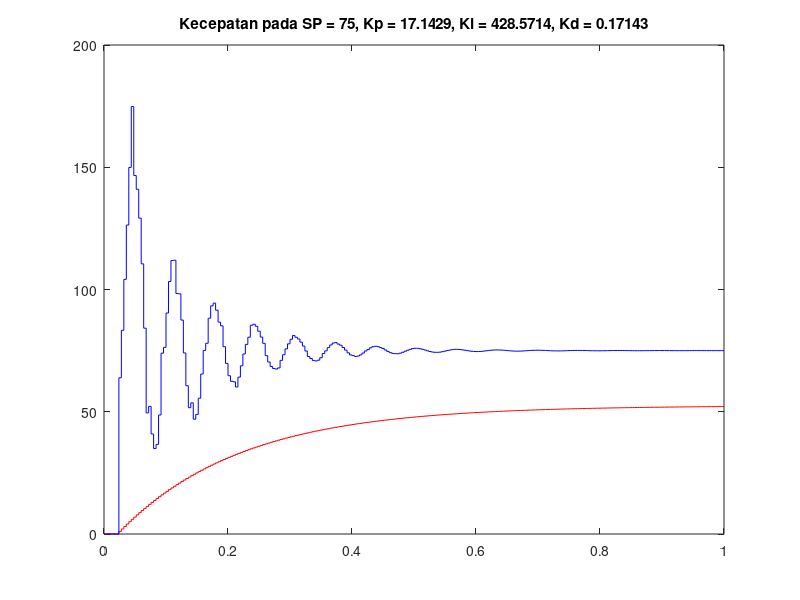
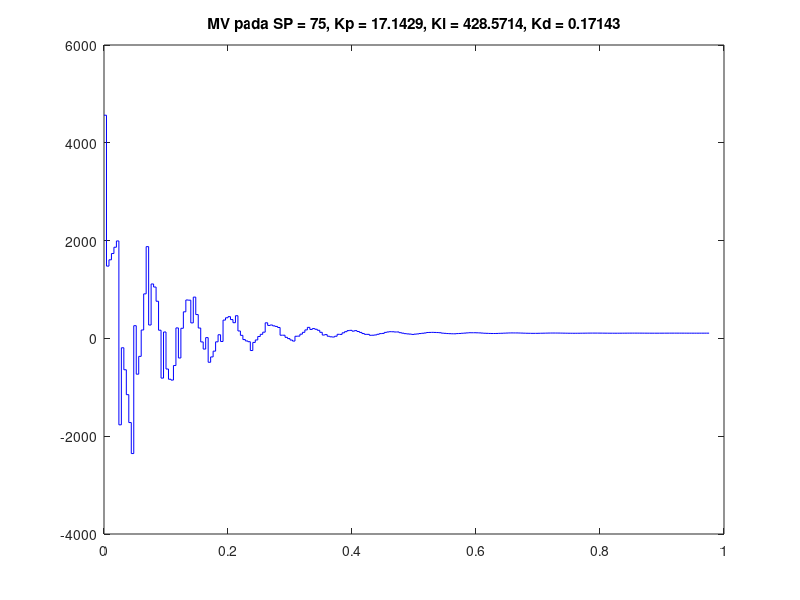
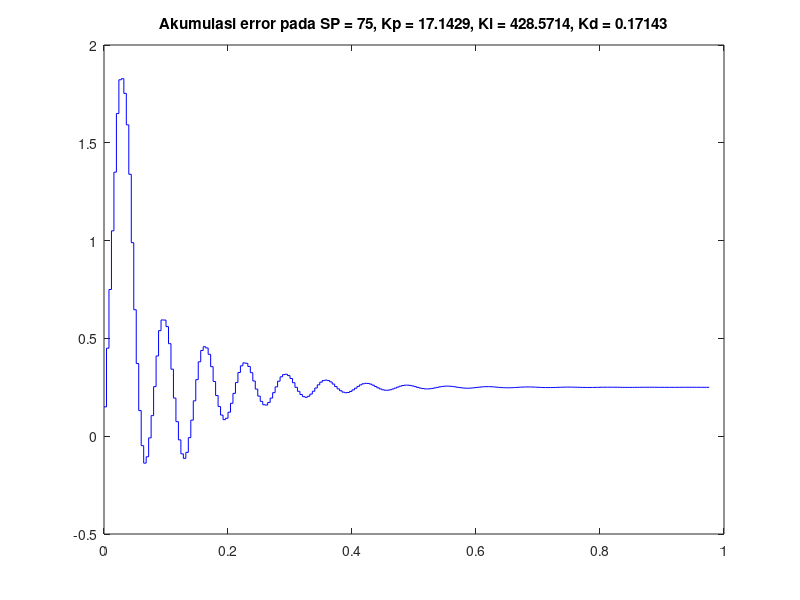

These charts were generated, in order, by the following MATLAB code:
clc, clear, warning off

% Identifikasi Sistem
Gain = 0.7;
Tau = 0.2;
DeadTime = 0.02; % can't be zero

% Masukan Simulasi Open dan Close Loop
SetPoint = 75;
InputOpenLoop = SetPoint;

% Waktu
K = 5; % Faktor pengali untuk memperpanjang atau memperpendek durasi simulasi
if Tau>DeadTime
    FinalTime = K*Tau;
    SimulationSampling = DeadTime/5;
else
    FinalTime = K*DeadTime;
    SimulationSampling = Tau/5;
end
df = round(FinalTime/SimulationSampling);
if mod(FinalTime,SimulationSampling) ~= 0
    FinalTime = df*SimulationSampling;
end
dlay = ceil(DeadTime/SimulationSampling);
t(1:df+1) = 0:SimulationSampling:FinalTime;

% Kontrol
% Controller Design : Ziegler Nichols FOPDT
Type = 3; % 1:P, 2:PI, 3:PID, otherwise:Your Parameter Control
switch Type
    case 1
        % Proportional Controller
        Kp = Tau/Gain/DeadTime;
        Ki = 0;
        Kd = 0;
    case 2
        % Proportional–Integral Controller
        Kp = 0.9*Tau/Gain/DeadTime;
        Ti = 3*DeadTime;
        Ki = Kp/Ti;
        Kd = 0;
    case 3
        % Proportional–Integral–Derivative Controller
        Kp = 1.2*Tau/Gain/DeadTime;
        Ti = 2*DeadTime;
        Td = 0.5*DeadTime;
        Ki = Kp/Ti;
        Kd = Kp*Td;
    otherwise
        % Custom Control Parameter
        Kp = 0;
        Ki = 0;
        Kd = 0;
end

% Error
Error = 0;
LastError = 0;
RateError = 0;
AccumulationError(1:df-dlay) = 0;
ManipulatedVariable(1:df-dlay) = 0;

% Simulasi
Velocity1(1:df+1) = 0;
Velocity2(1:df+1) = 0;
Final = 0;

% Open Loop
for i = dlay+1:df
    Final = Gain*InputOpenLoop; 
    dv1dt = (Final - Velocity1(i))/Tau;
    Velocity1(i+1)  = Velocity1(i) + dv1dt*SimulationSampling;
end

% Closed Loop
for i = 1:df-dlay
    Error = SetPoint - Velocity2(i);
    if i == 1
        %AccumulationError(i) = Error * TimeSampling; % ZOH
        AccumulationError(i) = (Error + LastError)/2 * SimulationSampling; % Tustin
    else
        %AccumulationError(i) = AccumulationError(i-1) + Error * TimeSampling; % ZOH
        AccumulationError(i) = AccumulationError(i-1) + (Error + LastError)/2 * SimulationSampling; % Tustin
    end
    RateError = (Error - LastError)/SimulationSampling;
    LastError = Error;

    Mp = Kp * Error;
    Mi = Ki * AccumulationError(i);
    Md = Kd * RateError;
       
    ManipulatedVariable(i) = Mp + Mi + Md;
    Final = Gain*ManipulatedVariable(i);
    dv2dt = (Final - Velocity2(i+dlay)) / Tau;
    Velocity2(i+dlay+1) = Velocity2(i+dlay) + (dv2dt * SimulationSampling);
end

figure(1)
axis([0 FinalTime min([Velocity1 Velocity2]) max([Velocity1 Velocity2])]);
stairs(t,Velocity1,'r'); hold on; %red
stairs(t,Velocity2,'b'); hold off; %blue
title(['Kecepatan pada SP = ' num2str(SetPoint) ', Kp = ' num2str(Kp) ', Ki = ' num2str(Ki) ', Kd = ' num2str(Kd) ])

figure(2)
stairs(t(1:end-dlay-1),ManipulatedVariable,'b');
title(['MV pada SP = ' num2str(SetPoint) ', Kp = ' num2str(Kp) ', Ki = ' num2str(Ki) ', Kd = ' num2str(Kd) ])

figure(3)
stairs(t(1:end-dlay-1),AccumulationError,'b');
title(['Akumulasi error pada SP = ' num2str(SetPoint) ', Kp = ' num2str(Kp) ', Ki = ' num2str(Ki) ', Kd = ' num2str(Kd) ])
